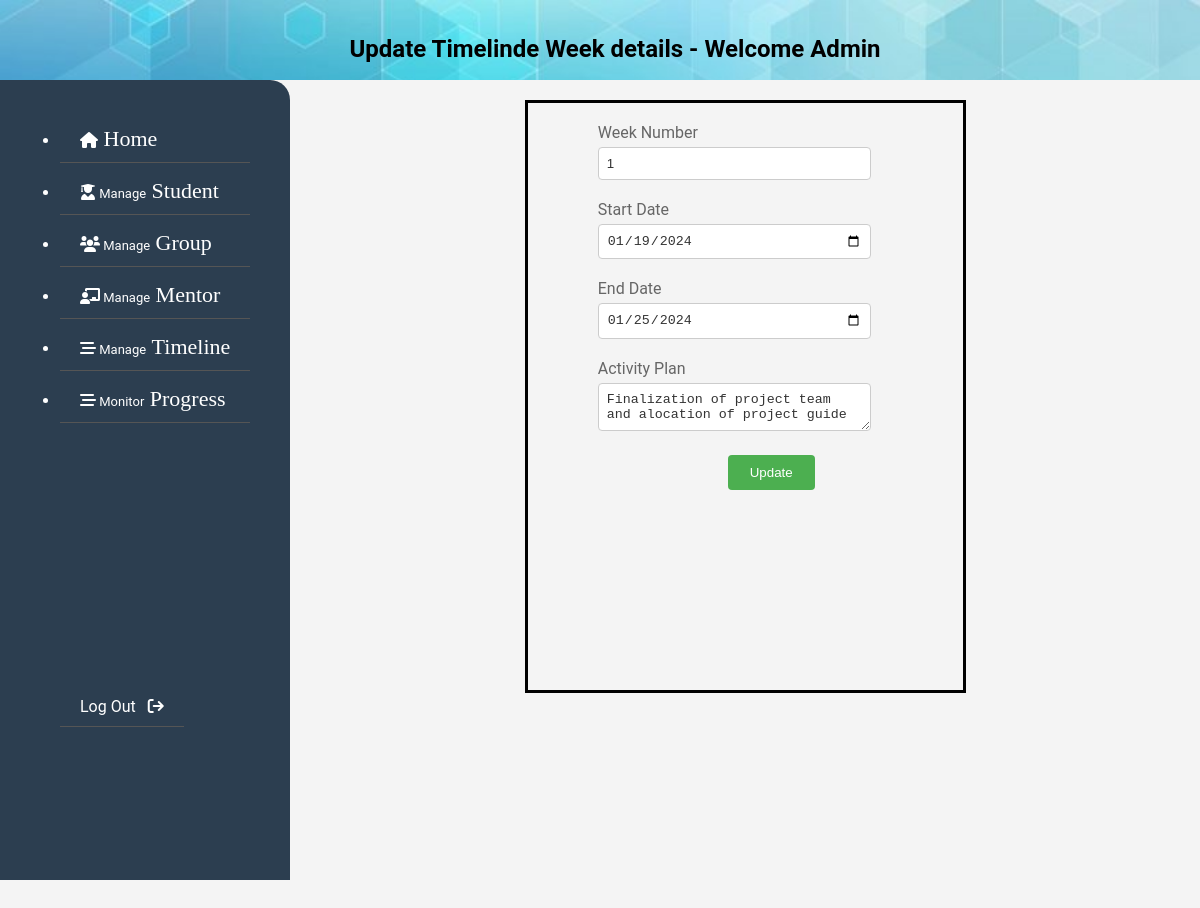
Screenshot of /Admin/updatetimeline.php?timeId=8 with the database file from the repository.
### tables this page shows
CREATE TABLE `timeline` (
  `id` int(11) NOT NULL,
  `weeknumber` int(4) NOT NULL,
  `startdate` date NOT NULL,
  `enddate` date NOT NULL,
  `activityplan` varchar(255) NOT NULL,
  `semester` varchar(1) NOT NULL,
  `year` varchar(4) NOT NULL
);

### Admin/updatetimeline.php (the view, shortened to what this page needs)
<!DOCTYPE html>
<html lang="en">
<head>
    <link rel="stylesheet" href="https://cdnjs.cloudflare.com/ajax/libs/font-awesome/6.0.0-beta3/css/all.min.css" />
</head>
<?php
include "config.php";
$year = $_GET['year'];
$timeId = $_GET['timeId'];
$selectMentorsQuery = "SELECT * FROM timeline WHERE id=$timeId";
$mentorsResult = mysqli_query($con, $selectMentorsQuery);
$timeline = mysqli_fetch_assoc($mentorsResult);
?>
<body>
    <header>
        <h2>Update Timelinde Week details - Welcome Admin</h2>
    </header>
    <div id="container">
        <div id="sidebar">
        <div id="menu">
                <ul>
                <li><a href="newhome.php?year=<?php echo $year; ?>"><i class="fas fa-home"></i><span style="font-size:22px;font-family: 'cursive';">&nbsp;Home</span></a></li>
                        <li><a><i class="fas fa-user-graduate"></i><span style="font-size:13px;"> Manage</span><span
                                style="font-size:22px;font-family: 'cursive';">&nbsp;Student</span></a>
                    </li>
                    <li><a href="groupmanagement.php?year=<?php echo $year; ?>"><i class="fas fa-users"></i><span
                                style="font-size:13px;"> Manage</span><span
                                style="font-size:22px;font-family: 'cursive';">&nbsp;Group</span></a></li>
                    <li><a href="menmanagement.php?year=<?php echo $year; ?>"><i
                                class="fas fa-chalkboard-teacher"></i><span style="font-size:13px;"> Manage</span><span
                                style="font-size:22px;font-family: 'cursive';">&nbsp;Mentor</a></li>
                    <li><a><i class="fas fa-stream"></i><span style="font-size:13px;"> Manage</span><span
                                style="font-size:22px;font-family: 'cursive';">&nbsp;Timeline</span></a>
                    </li>
                    <li><a><i class="fas fa-stream"></i><span style="font-size:13px;"> Monitor</span><span
                                style="font-size:22px;font-family: 'cursive';">&nbsp;Progress</span></a>
                    </li>
                </ul>
            </div>
            <br><br><br><br><br><br>
            <div id="menu">
                <ul style="  list-style-type: none;">
                    <li><a href="../index.php">Log Out&nbsp;&nbsp;&nbsp;<i
                                class="fas fa-sign-out"></i></a></li>
                </ul>
            </div>
    </div>
        <div id="content">
        <form id="myForm" method="post">
            <div class="form-group">
                <label for="firstname">Week Number</label>
                <input type="text" id="first-name" name="firstname" value="<?php echo $timeline['weeknumber'];?>"  readonly style="cursor:not-allowed;">
            </div>
            <div class="form-group">
                <label for="lastname">Start Date</label>
                <input type="date" id="last-name" name="lastname" required value="<?php echo $timeline['startdate'];?>">
            </div>
            <div class="form-group">
                <label for="mobilenumber">End Date</label>
                <input type="date" id="mobilenumber" name="mobilenumber" required value="<?php echo $timeline['enddate'];?>">
            </div>
            <div class="form-group">
                <label for="email">Activity Plan</label>
                <textarea id="email" name="email" required><?php echo $timeline['activityplan'];?></textarea>
            </div>
            <button type="submit" name="submit"  onclick="submitForm(event)">Update</button>
        </form>
            </div>
        </div>
</body>
</html>

### Admin/updatetimeline.php (style rules this page uses)
header { background-color: #dbdbdb; color: #000000; padding: 15px; text-align: center; width:100%; height:50px; background-image: url('../images/header.jpg'); background-size:cover; background-repeat: no-repeat; }
body { font-family: 'Roboto', sans-serif; margin: 0; padding: 0; background-color: #f4f4f4; overflow: hidden; }
#container { display: flex; height: 100vh; }
#content { width: 100%; background-repeat: no-repeat; background-size: 200px; background-position: center; flex-grow: 1; padding: 20px; height: 100%; margin-bottom: 100px; overflow-x: auto; }
#sidebar { width: max-content; background-color: #2c3e50; color: #fff; padding: 20px; box-sizing: border-box; display: flex; flex-direction: column; border-top-right-radius: 20px; height: 100%; }
#menu { flex-grow: 1; width: max-content; margin-left: 40px; margin-right: 20px; }
#menu ul { padding-left: 0; }
#menu li { position: relative; }
#menu a { display: block; color: #fff; text-decoration: none; padding: 10px 20px; margin-bottom: 5px; border-bottom: 1px solid #555; text-align: left; }
form { border: 3px solid black; width:50%; margin:0 auto; }
.form-group { margin-top: 20px; margin-left:70px; margin-bottom: 15px; }
label { display: block; margin-bottom: 5px; color: #666; }
input[type="text"], input[type="date"], textarea, input[type="tel"], input[type="password"] { width: 70%; padding: 8px; border: 1px solid #ccc; border-radius: 4px; background-color: #fff; color: #333; }
button[type="submit"] { margin-bottom: 200px; background-color: #4CAF50; color: white; padding: 10px 20px; border: none; border-radius: 4px; cursor: pointer; margin-left:200px; width: 20%; }

### rows the page displays
timeline: firstname "1", lastname "01/19/2024", mobilenumber "01/25/2024", email "Finalization of project team and alocation of project guide"
